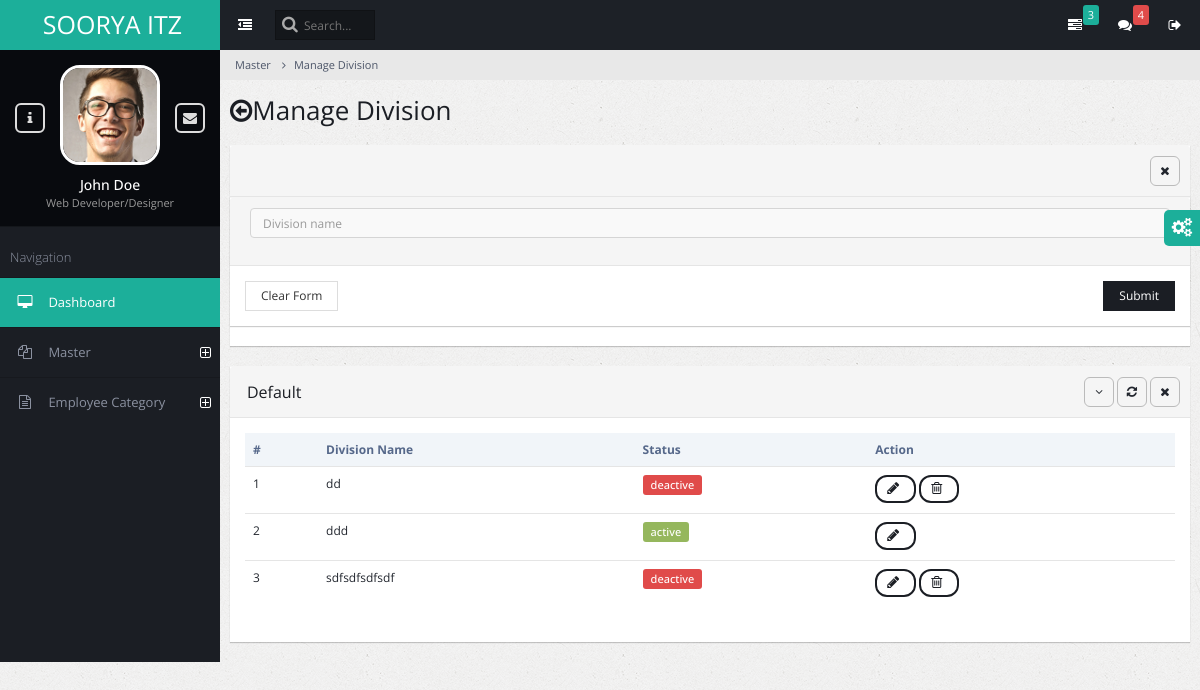
The page /admin_division_manage/ on the database as committed earlier.
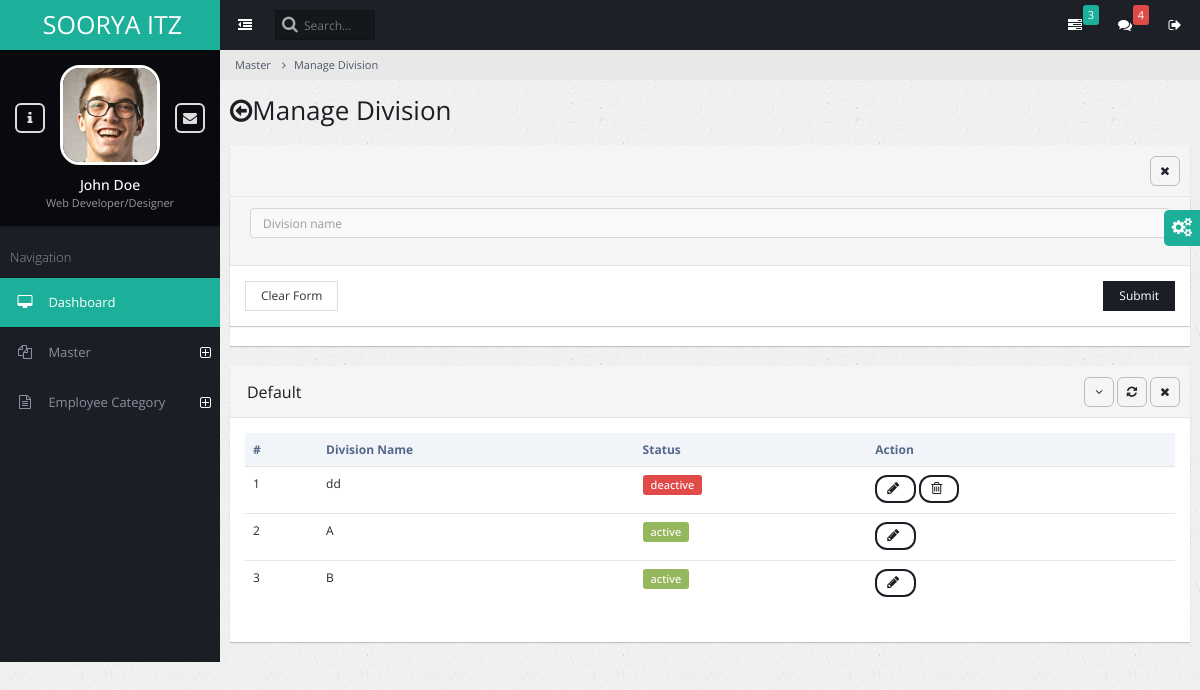
The same page on the database as committed later.
### admin_master/models.py (models this page shows)
class Academicdivision(models.Model):
    divisionname = models.CharField(max_length=260)
    divisionstatus = models.IntegerField(default=1)

### admin_master/views.py (the view, shortened to what this page needs)
# urls.py: path('admin_division_manage/', views.admin_division_manage, name='admin_division_manage'),
def admin_division_manage(request):
    success_message = None
    error_message = None
    divisions = Academicdivision.objects.all()
    context = {
        'errormessage': error_message,
        'successmessage': success_message,
        'divisions': divisions
    }
    return render(request, 'admin_master_division_manage.html', context)

### admin_master/templates/admin_master_division_manage.html (shortened to what the changed rows need)
{% extends "base.html" %}
{% block content %}
<div class="page-title">
    <h2><span class="fa fa-arrow-circle-o-left"></span>Manage Division</h2>
</div>
<div class="page-content-wrap">
    <div class="row">
<div class="page-content-wrap">
    <div class="row">
        <div class="col-md-12">
                     <div class="panel panel-default">
                        <div class="panel-body">
                            <table class="table datatable">
                                <thead>
                                    <tr>
                                        <th>#</th>
                                        <th>Division Name</th>
                                        <th>Status</th>
                                        <th>Action</th>
                                    </tr>
                                </thead>
                                <tbody>
                                    {% for academicdivision in divisions %}
                                    <tr id="{{academicdivision.id}}">
                                        <td>{{ forloop.counter }}</td>
                                        <td>{{ academicdivision.divisionname }}</td>
                                        <td> {% if academicdivision.divisionstatus == 1 %}
                      <p class="badge badge-success">active
                       </td>
                       {% else %}
                       <p class="badge badge-danger">deactive</td>
                         {% endif %}</td>
                                        <td>
                                            <button class="btn btn-primary btn-rounded"  onclick="edit_div({{academicdivision.id}});">
                                                <span  id= "spinner{{academicdivision.id}}" class="fa fa-pencil" ></span>
                                            </button>
                                            {% if  not academicdivision.divisionstatus == 1 %}
                                            <button class="btn btn-primary btn-rounded" >
                                                <span  id= "spinner{{academicdivision.id}}" class="fa fa-trash-o" onClick="delete_div({{academicdivision.id}})" >  </button>
                                                    {% endif %}
                                        </td>
                                    </tr>
                                    {% endfor %}
                                </tbody>
                            </table>
                        </div>
                    </div>
{% endblock   %}

Rows that differ between the two databases and show on the page:
changed Academicdivision (number 2 of 3 on the later page): divisionname "ddd" → "A"
changed Academicdivision (number 3 of 3 on the later page): divisionname "sdfsdfsdfsdf" → "B"; divisionstatus "deactive" → "active"
